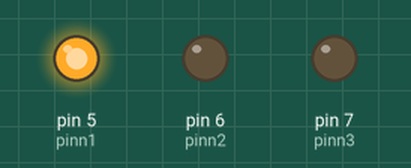
The sketch below on a simulated Arduino Uno, built with avr-gcc and run on an emulated ATmega328P. Parts: output pins drawn as LEDs (lit = HIGH).

Above: at 0.15 s.
At 0.45 s:
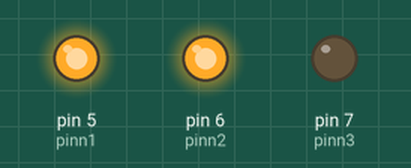
At 1.15 s:
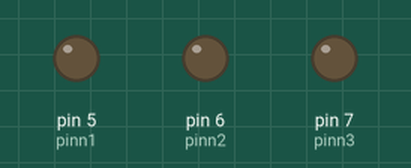
At 1.95 s:
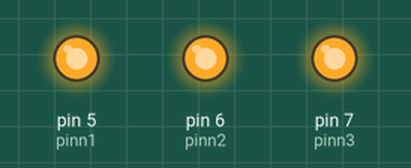
Timing chart, 0 to 3.0 s (numbered marks = the images above):
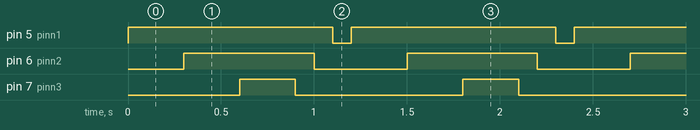

Measured:
- by itself, pin 5 (pinn1): alternates HIGH for 1.1 s and LOW for 0.10 s
- by itself, pin 6 (pinn2): alternates HIGH for 0.70 s and LOW for 0.50 s
- by itself, pin 7 (pinn3): alternates HIGH for 0.30 s and LOW for 0.90 s

The sketch:

led101.ino
```cpp
int pinn1,pinn2,pinn3;

void setup()
{
  // put your setup code here to run once:
  pinn1=5;
  pinn2=6;
  pinn3=7;
  pinMode(pinn1,OUTPUT);
  pinMode(pinn2,OUTPUT);
  pinMode(pinn3,OUTPUT);

}

void loop()
{
  // put your main code here, to run repeatedly:
  int i;
  for(i=5;i<=7;i++)
  {
    digitalWrite(i,HIGH);
    delay(300);

  }
    for(i=7;i>=5;i--)
  {
    digitalWrite(i,LOW);
    delay(100);

  }
}
```
